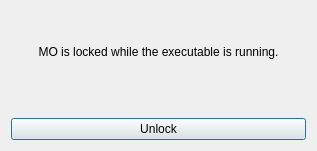
<?xml version="1.0" encoding="UTF-8"?>
<ui version="4.0">
 <class>LockedDialog</class>
 <widget class="QDialog" name="LockedDialog">
  <property name="geometry">
   <rect>
    <x>0</x>
    <y>0</y>
    <width>317</width>
    <height>151</height>
   </rect>
  </property>
  <property name="windowTitle">
   <string>Locked</string>
  </property>
  <layout class="QVBoxLayout" name="verticalLayout" stretch="1,0,0">
   <item>
    <widget class="QLabel" name="label">
     <property name="toolTip">
      <string>This dialog should disappear automatically if the application/game is done. Click unlock if it didn't.</string>
     </property>
     <property name="text">
      <string>MO is locked while the executable is running.</string>
     </property>
     <property name="alignment">
      <set>Qt::AlignCenter</set>
     </property>
     <property name="wordWrap">
      <bool>true</bool>
     </property>
    </widget>
   </item>
   <item>
    <widget class="QLabel" name="processLabel">
     <property name="font">
      <font>
       <italic>true</italic>
      </font>
     </property>
     <property name="styleSheet">
      <string notr="true">color: grey;</string>
     </property>
     <property name="text">
      <string/>
     </property>
     <property name="alignment">
      <set>Qt::AlignCenter</set>
     </property>
    </widget>
   </item>
   <item>
    <widget class="QPushButton" name="unlockButton">
     <property name="text">
      <string>Unlock</string>
     </property>
    </widget>
   </item>
  </layout>
 </widget>
 <resources/>
 <connections/>
</ui>
